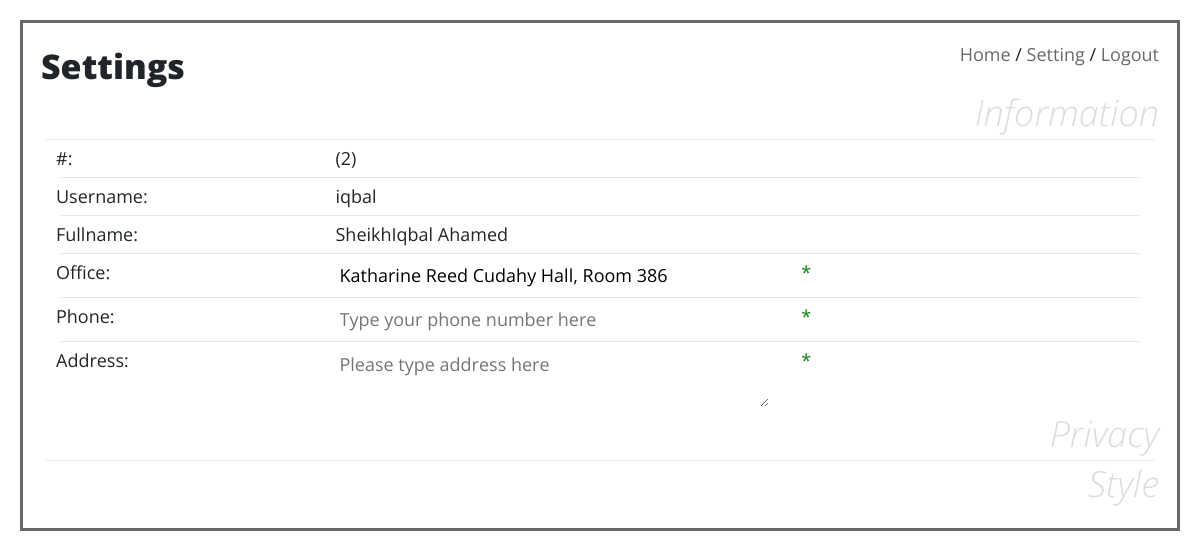
Before: /teacherClassroom/settingTeacher.php (signed in) with the older database file.
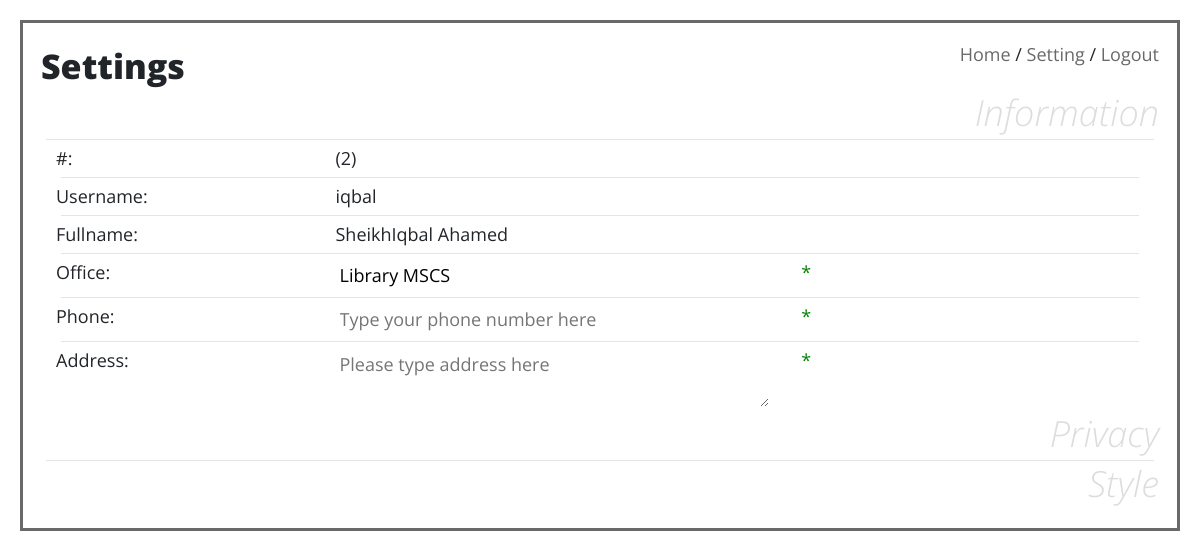
After: the same page with the newer database file.
### tables this page shows
CREATE TABLE `teacher` (
  `id` int(11) NOT NULL AUTO_INCREMENT,
  `username` varchar(256) NOT NULL,
  `email` varchar(256) NOT NULL,
  `office` varchar(256) NOT NULL,
  `password` varchar(256) NOT NULL,
  `fname` varchar(45) NOT NULL,
  `lname` varchar(45) NOT NULL,
  `phone` varchar(45) DEFAULT NULL,
  `address` varchar(256) DEFAULT NULL,
  `status` int(1) NOT NULL,
  PRIMARY KEY (`id`)
);

### src/inc/updateInfo_inc.php (called while the page is built, shortened)
<?php
$phone = $phoneErr = $address = $addressErr = $office = $officeErr = "";
try {
    if (!isset($q)) {
        include "../inc/connect_inc.php";
        $username = $_COOKIE['username'];
        if ($type == 1) {
            $p = mysqli_query($db, "SELECT * FROM student WHERE BINARY username ='$username';");
        } else {
            $p = mysqli_query($db, "SELECT * FROM teacher WHERE BINARY username ='$username';");
        }
        $pq = mysqli_fetch_assoc($p);
    }
    $phone = $pq['phone'];
    if ($type == 0) $office = $pq['office'];
} catch (Exception $e) {
    require_once "../errorPage/errorPageFunc.php";
    $cls = new errorPageFunc();
    $cls->sendErrMsg($e->getMessage());
}

### src/teacherClassroom/settingTeacher.php (the view, shortened to what this page needs)
<?php include "teacherHeader.php"; ?>
<link rel="stylesheet" href="../css/settings.css">
<?php include "../inc/updateInfo_inc.php" ?>
<h1 style="float:left">Settings</h1>
<br><br>
<form action="<?php echo htmlspecialchars($_SERVER['PHP_SELF'] . '?content=' . $_GET['content']) ?>" method="GET"
      id="form0">
    <h2 style="cursor: pointer" onclick="document.getElementById('form0').submit()">Information</h2>
</form>
<hr>
<?php if ($_GET['content'] == 0) { ?>
    <div class="container-fluid">
        <div class="row">
            <div class="col-sm-3 title">
                <span>#:</span>
            </div>
            <div class="col-sm-5">
                (<?php echo $pq['id'] ?>)
            </div>
            <div class="col-sm-4">
            </div>
        </div>
        <hr>
        <div class="row">
            <div class="col-sm-3 title">
                <span>Username:</span>
            </div>
            <div class="col-sm-5">
                <?php echo $pq['username'] ?>
            </div>
            <div class="col-sm-4">
            </div>
        </div>
        <hr>
        <div class="row">
            <div class="col-sm-3 title">
                <span>Fullname:</span></div>
            <div class="col-sm-5">
                <?php echo $pq['fname'] . ' ' . $pq['lname'] ?>
            </div>
            <div class="col-sm-4">
            </div>
        </div>
        <hr>
        <form action="<?php echo htmlspecialchars($_SERVER['PHP_SELF'] . '?content=' . $_GET['content']) ?>" id="form"
              method="post">
            <div class="row">
                <div class="col-sm-3 title">
                    <span>Office:</span></div>
                <div class="col-sm-5">
                    <input type="text" name="office" id="office" value="<?php echo $office ?>"
                           placeholder="Type your phone number here"
                           onkeyup='keyUpEvent(<?php echo json_encode($pq["office"]) ?>,"office","officeX","form",30)'
                           onblur='submitForm(<?php echo json_encode($pq["office"]) ?>,"office","form", <?php echo json_encode($phoneErr) ?>)'>
                </div>
                <div class="col-sm-4">
                    <span class="correct" id="officeX">* <?php echo $officeErr ?></span>
                </div>
            </div>
            <hr>
            <div class="row">
                <div class="col-sm-3 title">
                    <span>Phone:</span></div>
                <div class="col-sm-5">
                    <input type="text" name="phone" id="phone" value="<?php echo $phone ?>"
                           placeholder="Type your phone number here"
                           onkeyup='keyUpEvent(<?php echo json_encode($pq["phone"]) ?>,"phone","phoneX","form",30)'
                           onblur='submitForm(<?php echo json_encode($pq["phone"]) ?>,"phone","form", <?php echo json_encode($phoneErr) ?>)'>
                </div>
                <div class="col-sm-4">
                    <span class="correct" id="phoneX">* <?php echo $phoneErr ?></span>
                </div>
            </div>
            <hr>
            <div class="row">
                <div class="col-sm-3 title">
                    <span>Address:</span></div>
                <div class="col-sm-5">
                        <textarea placeholder="Please type address here" name="address"
                                  id="address"
                                  onkeyup='keyUpEvent(<?php echo json_encode($pq["address"]) ?>,"address","addressX","form",70)'
                                  onblur='submitForm(<?php echo json_encode($pq["address"]) ?>,"address","form","")'><?php echo $address ?></textarea>
                </div>
                <div class="col-sm-4">
                    <span class="correct" id="addressX">*</span>
                </div>
            </div>
        </form>
    </div>
<?php } ?>
<form action="<?php echo htmlspecialchars($_SERVER['PHP_SELF']) ?>" method="GET" id="form1">
    <h2 style="cursor: pointer" onclick="document.getElementById('form1').submit()">Privacy</h2>
</form>
<hr>
<form action="<?php echo htmlspecialchars($_SERVER['PHP_SELF']) ?>" method="GET" id="form2">
    <h2 style="cursor: pointer" onclick="document.getElementById('form2').submit()">Style</h2>
</form>
<?php include "teacherFooter.php"; ?>

### src/teacherClassroom/teacherHeader.php (shortened to what this page needs)
<!DOCTYPE html>
<html lang="en">
<head>
    <link rel="stylesheet" href="../css/reset.css">
    <link rel="stylesheet" href="https://maxcdn.bootstrapcdn.com/bootstrap/4.0.0-beta.2/css/bootstrap.min.css"
>
    <link rel="stylesheet" href="../css/overall.css">
</head>
<body>
<div class="panel">
    <div class="nav">
        <a href="teacherMain.php">Home</a>
        / <a href="settingTeacher.php?content=0">Setting</a>
        / <a href="../loginSystem/logout.php">Logout</a>
    </div>

### src/teacherClassroom/teacherFooter.php
</div>
</body>
</html>

### src/css/overall.css (style rules this page uses)
html, html * { font-family: 'Open Sans', sans-serif; -webkit-transition: color 1s, border 1s; -moz-transition: color 1s, border 1s; -ms-transition: color 1s, border 1s; -o-transition: color 1s, border 1s; transition: color 1s, border 1s; }
body { font-size: 18px; }
h1 { font-weight: 900; font-size: 34px; line-height: 150%; }
h2 { font-style: italic; font-weight: 100; font-size: 36px; line-height: 100%; color: #ddd; text-align: right; cursor: default; }
.panel { margin: 20px; padding: 1em; border: 3px dimgray solid; }
.nav { float: right; display: inline-block; }
a, a:visited { color: dimgray; text-decoration: none; }
hr { margin: 5px; }
textarea { overflow-x: hidden; }

### src/css/settings.css (style rules this page uses)
input[type=text], input[type=submit], input[type=password], textarea { width: 100%; background-color: white; alignment: center; color: black; border: white 2px solid; outline: none; display: inline-block; }
.title { font-weight: bold; }
.correct { color: green; }

Changed rows visible on the page:
changed teacher "iqbal": office "Katharine Reed Cudahy Hall, Room 386" → "Library MSCS"
